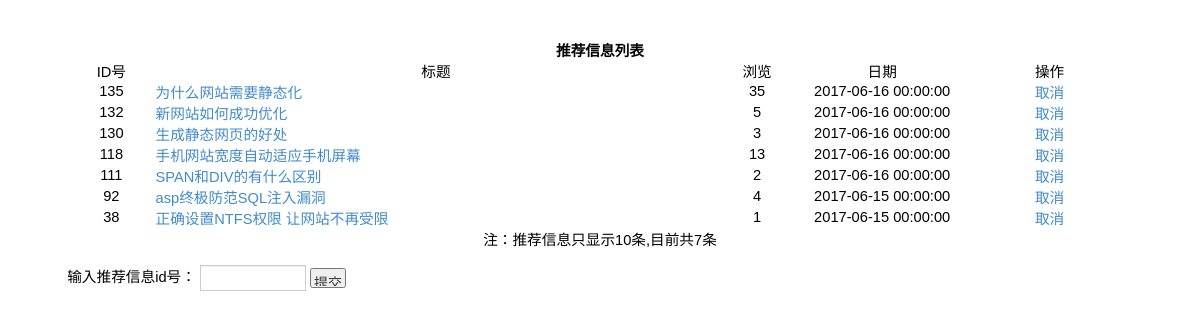
/admin/TjArticle.php, run on the app's committed database.
### tables this page shows
CREATE TABLE IF NOT EXISTS `article` (
  `artid` int(11) NOT NULL AUTO_INCREMENT,
  `classid` int(11) DEFAULT '0',
  `classname` varchar(50) DEFAULT NULL,
  `parentid` int(11) DEFAULT '0',
  `parentname` varchar(50) DEFAULT NULL,
  `title` varchar(50) DEFAULT NULL,
  `descrip` longtext,
  `keywords` longtext,
  `author` varchar(50) DEFAULT NULL,
  `origin` varchar(50) DEFAULT NULL,
  `content` longtext,
  `addtime` datetime DEFAULT NULL,
  `hits` int(11) DEFAULT '0',
  `tj` tinyint(1) DEFAULT '0',
  `savepathfilename` longtext,
  PRIMARY KEY (`artid`),
  KEY `BigClassID` (`parentid`),
  KEY `smallclassid` (`classid`),
  KEY `typeid` (`title`)
);

### include/db.php (called while the page is built, shortened)
<?php
    class DBPDO {
        public $dsn;
        public $dbuser;
        public $dbpwd;
        public $dbh;
        function __construct() {
            $this->dsn = 'mysql:host='.DB_HOST.';dbname='.DB_NAME;
            $this->dbuser = DB_USER;
            $this->dbpwd = DB_PWD;
            $this->dbh->query("SET NAMES 'UTF8'");
            $this->dbh->query("SET TIME_ZONE = '+8:00'");
        }
        public function connect() {
            try {
                $this->dbh = new PDO($this->dsn, $this->dbuser, $this->dbpwd);
            }
            catch(PDOException $e) {
                exit('Á¬½ÓÊ§°Ü:'.$e->getMessage());
            }
        }
		public function select($sql, $parameters = array(), $option = PDO::FETCH_ASSOC)
	   {
		$stmt = $this->dbh->prepare($sql);
		$stmt->execute($parameters);
		$row = $stmt->fetchAll($option);
		return $row;
	   }
    }
function getarrsql($mysql,$parameters = array()){
	$mypdo = new DBPDO;
	$rs = $mypdo->select($mysql,$parameters);
	return $rs;
}
?>

### admin/TjArticle.php (the view, shortened to what this page needs)
<?php
 include_once "../include/db.php";
?>
<html>
<head>
<LINK href="admin_Css.css" type=text/css rel=stylesheet>
<meta http-equiv="Content-Type" content="text/html; charset=utf-8"></head>
<body>
<div align="center">
  <p><br></p>
  <table class="list" width="90%" border="0" cellspacing="1" cellpadding="0">
    <tr>
      <th colspan="5" ><div align="center">推荐信息列表</div></th>
    </tr>
    <tr>
      <td width="77" ><div align="center">ID号</div></td>
      <td width="489" ><div align="center">标题</div></td>
      <td width="71" ><div align="center">浏览</div></td>
      <td width="147" ><div align="center">日期</div></td>
      <td width="145" ><div align="center">操作</div></td>
    </tr>
  <?php
$sql="select artid,title,hits,addtime from article where tj =1 order by artid desc";
$rs=getarrsql($sql);
$tjlhsum=0;
if (!$rs)
{
  echo "<tr><td colspan='5' ><div align='center'>暂时没有记录</div> </td></tr>";
}
  else
{
for ($i=0;$i<count($rs);$i++)
  {
?>
    <tr >
      <td width="77" class="table_td1"><div align="center"><?php echo $rs[$i]['artid']; ?></div></td>
      <td class="table_td1"><a href="../article/<?php echo $rs[$i]['artid']; ?>.html"  target=_blank><?php echo $rs[$i]['title']; ?></a></td>
      <td width="71" class="table_td1"><div align="center"><?php echo $rs[$i]['hits']; ?></div></td>
      <td width="147" class="table_td1"><div align="center"><?php echo $rs[$i]['addtime']; ?></div></td>
      <td width="145" class="table_td1"><div align="center"><a href='?act=deltj&artid=<?php echo $rs[$i]['artid']; ?>'>取消</a></div></td>
    </tr>
<?php
    $tjlhsum=$tjlhsum+1;
  }
}
?>
    <tr>
      <td colspan="5" ><div align="center">注：推荐信息只显示10条,目前共<?php echo $tjlhsum; ?>条</div>
        <div align="center"></div></td>
    </tr>
    <tr>
      <td colspan="5" ><table width="90%" border="0" cellspacing="0" cellpadding="0">
        <tr>
          <td colspan="2">&nbsp;</td>
        </tr>
        <tr>
          <td width="58%"><form id="form1" name="form1" onSubmit="return check_input()" method="post" action="TjArticle.php?act=addtj">
            输入推荐信息id号：
            <input name="artid" type="text" id="artid" size="10" />
            <input style="height:20px;" name="Submit" type="submit" class="button" value="提交" />
          </form></td>
          <td width="42%" valign="top"></td>
        </tr>
      </table></td>
    </tr>
  </table>
</div>
</body>
</html>

### admin/admin_Css.css (style rules this page uses)
BODY,TD,TH,A,INPUT,TEXTAREA,SELECT { FONT-SIZE:11pt; FONT-FAMILY: 微软雅黑,Verdana,Arial,Helvetica,sans-serif; }
input,select,textarea { font-size:14px;color:#333 }
input { vertical-align:middle;padding:2px;margin:0 }
table { border-collapse:collapse;border-spacing:0 }
select,input,button { font:14px/20px Verdana,Simsun,Helvetica,Arial,sans-serif; }
a { color:#428bca;text-decoration:none;outline:0 }
textarea,input[type="text"],input[type="password"],input[type="datetime"],input[type="datetime-local"],input[type="date"],input[type="month"],input[type="time"],input[type="week"],input[type="number"],input[type="email"],input[type="url"],input[type="search"],input[type="tel"],input[type="color"],.uneditable-input { background-color:#ffffff;border:1px solid #cccccc;-webkit-box-shadow:inset 0 1px 1px rgba(0,0,0,0.075);-moz-box-shadow:inset 0 1px 1px rgba(0,0,0,0.075);box-shadow:inset 0 1px 1px rgba(0,0,0,0.075);-webkit-transition:border linear 0.2s,box-shadow linear 0.2s;-moz-transition:border linear 0.2s,box-shadow linear 0.2s;-o-transition:border linear 0.2s,box-shadow linear 0.2s;transition:border linear 0.2s,box-shadow linear 0.2s; }

### data on the page
article: artid "135", title "为什么网站需要静态化", hits "35", addtime "2017-06-16 00:00:00"
article: artid "132", title "新网站如何成功优化", hits "5", addtime "2017-06-16 00:00:00"
article: artid "130", title "生成静态网页的好处", hits "3", addtime "2017-06-16 00:00:00"
article: artid "118", title "手机网站宽度自动适应手机屏幕", hits "13", addtime "2017-06-16 00:00:00"
article: artid "111", title "SPAN和DIV的有什么区别", hits "2", addtime "2017-06-16 00:00:00"
article: artid "92", title "asp终极防范SQL注入漏洞", hits "4", addtime "2017-06-15 00:00:00"
article: artid "38", title "正确设置NTFS权限 让网站不再受限", hits "1", addtime "2017-06-15 00:00:00"

### other printed values
$tjlhsum "7"
